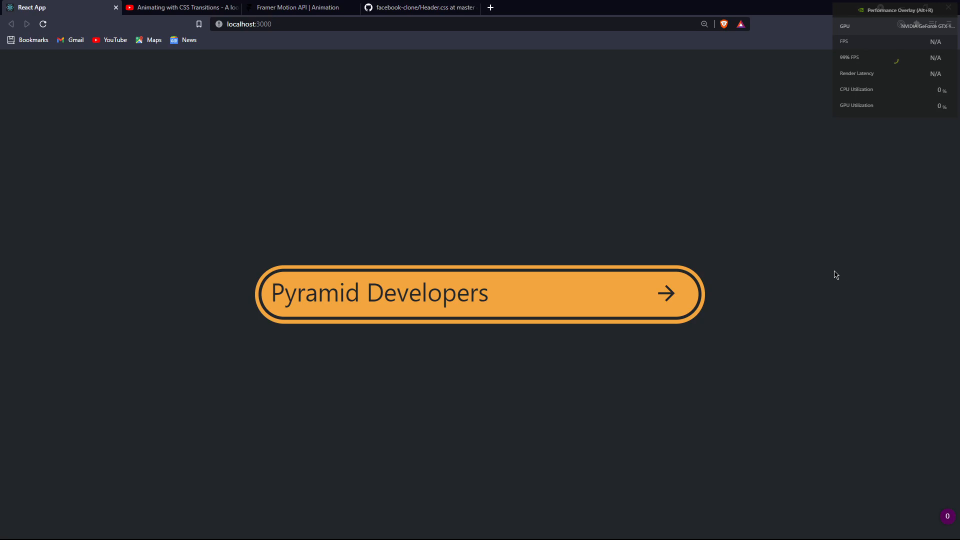
#> input picture frame 26 of vid/1.mkv, 1920 x 1080 px (shown at 1/2 size)
$ python resize.py
#> lines starting #> are read from the running program, lines starting #| are printed output that depends on the picture
#> further down, frame is the input picture: shape (1080, 1920, 3); mean B, G, R 42.6, 42.5, 42.2
import cv2 as cv


def rescaleFrame(frame, scale=0.50):
#> called with scale = 0.5
    height = int(frame.shape[0]*scale)
#> height = 540
    width = int(frame.shape[1]*scale)
#> width = 960
    dimensions = (width, height)
#> dimensions = (960, 540)
    return cv.resize(frame, dimensions, interpolation=cv.INTER_AREA)
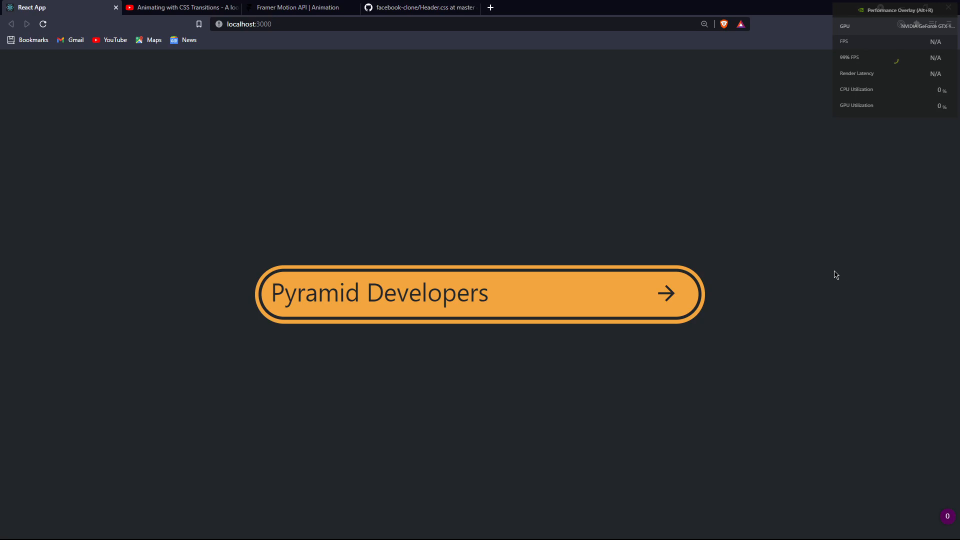
#> returned value: shape (540, 960, 3); mean of channels 0, 1, 2 42.6, 42.5, 42.2; drawn as B, G, R

cap=cv.VideoCapture('./1.mkv')
while(True):
    istrue, frame = cap.read()
    frame_resized = rescaleFrame(frame)
   #cv.imshow('1',frame)
    cv.imshow('1_resize', frame_resized)
    if cv.waitKey(20) & 0xFF == ord('d'):
#> (key Esc is pressed here)
        break
cap.release()
cv.destroyAllWindows()

$ run again, starting later in the video
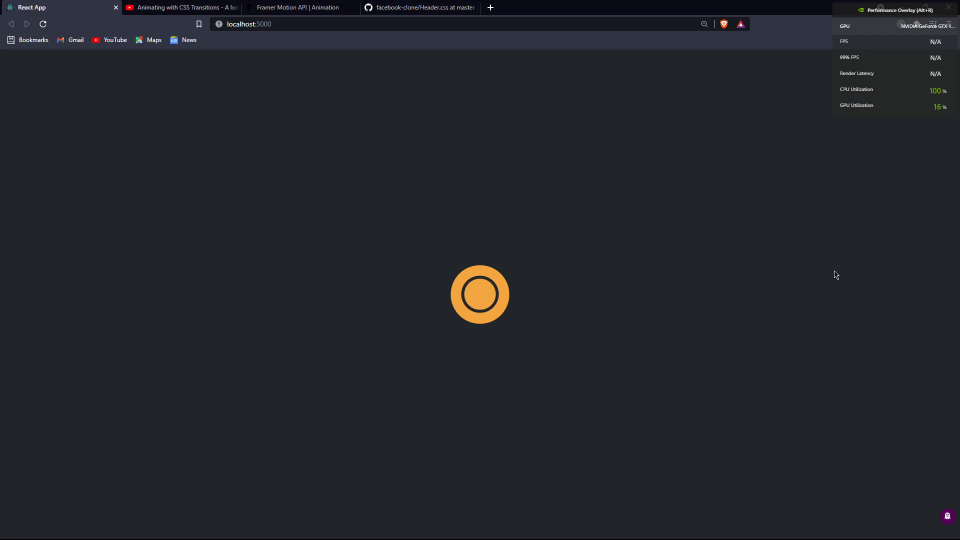
#> input picture frame 118 of vid/1.mkv, 1920 x 1080 px (shown at 1/2 size)
#> frame is the input picture: shape (1080, 1920, 3); mean B, G, R 42.1, 38, 34.7
#> in rescaleFrame, `return cv.resize(frame, dimensions, interpolation=cv.INTER_AREA)`:
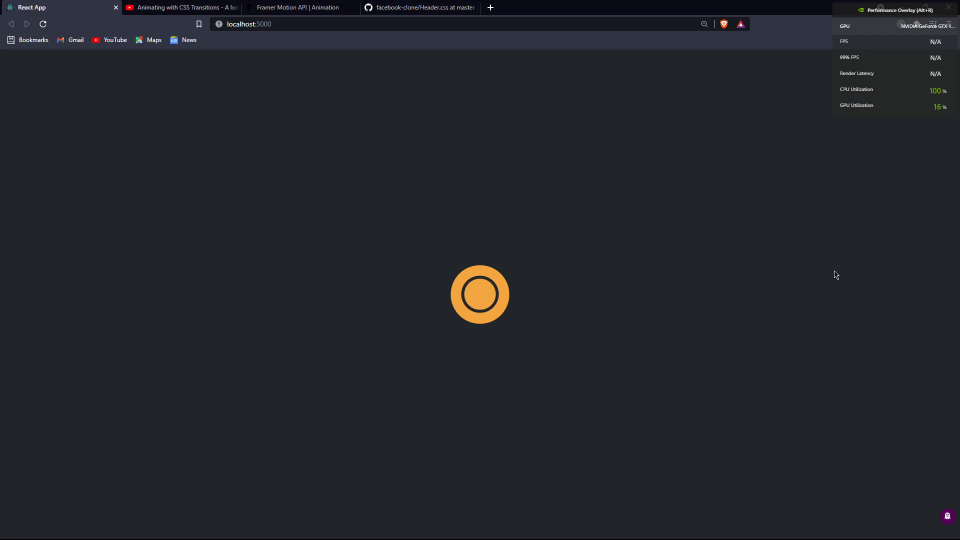
#> returned value: shape (540, 960, 3); mean of channels 0, 1, 2 42.1, 38, 34.7; drawn as B, G, R
